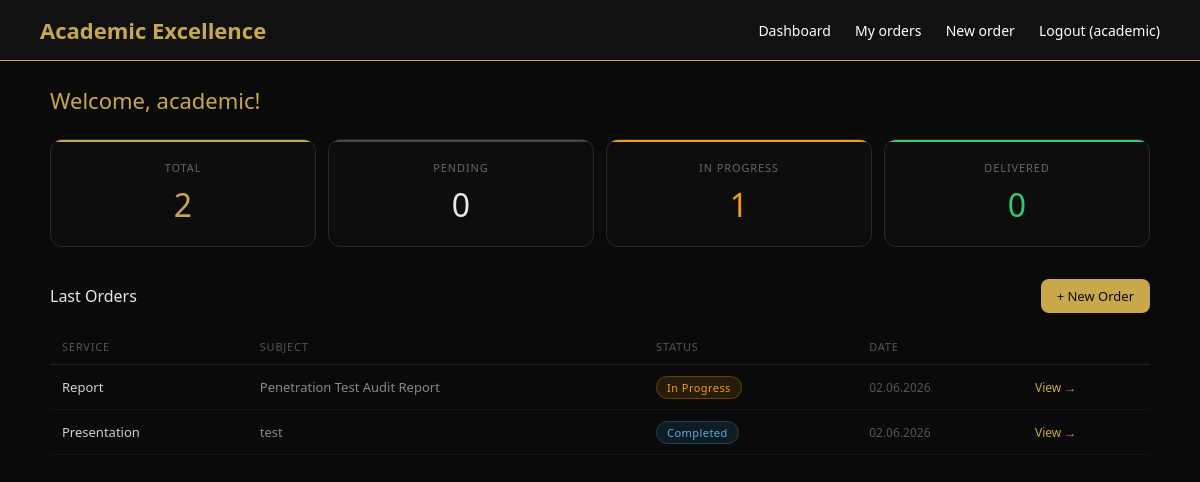
The page /dashboard/ (signed in) on the database its author committed.
### orders/models.py (models this page shows, shortened)
class Order(models.Model):
    STATUS_CHOICES = [
        ('pending', 'Pending'),
        ('in_progress', 'In progress'),
        ('completed', 'Completed'),
        ('delivered', 'Delivered'),
    ]
    SERVICE_CHOICES = [
        ('presentation', 'Presentation'),
        ('essay', 'Essay'),
        ('report', 'Report'),
        ('poster', 'Poster'),
    ]
    DELIVERY_CHOICES = [
        ('standard', 'Standard'),
    ]
    PRICES = {
        ('presentation', 'standard'): 300,
        ('essay', 'standard'): 200,
        ('report', 'standard'): 350,
        ('poster', 'standard'): 150,
    }
    user = models.ForeignKey(User, on_delete=models.CASCADE)
    service = models.CharField(max_length=50, choices=SERVICE_CHOICES)
    topic = models.CharField(max_length=200)
    deadline = models.DateTimeField()
    delivery_type = models.CharField(max_length=20, default='standard')
    slides = models.IntegerField(default=0)
    price = models.DecimalField(max_digits=10, decimal_places=2, default=0)
    status = models.CharField(max_length=20, choices=STATUS_CHOICES, default='pending')
    notes = models.TextField(blank=True)
    created_at = models.DateTimeField(auto_now_add=True)
    is_paid = models.BooleanField(default=False)
    content_file = models.FileField(upload_to='orders/files/', blank=True, null=True)
    content_link = models.URLField(blank=True, null=True)
    content_note = models.TextField(blank=True)
    preview_image = models.ImageField(
        upload_to='orders/previews/',
        blank=True,
        null=True
    )

### orders/views.py (the view)
# urls.py: path('dashboard/', views.dashboard, name='dashboard'),
@login_required
def dashboard(request):
    orders = Order.objects.filter(user=request.user).order_by('-created_at')
    context = {
        'orders': orders[:5],
        'total': orders.count(),
        'pending': orders.filter(status='pending').count(),
        'in_progress': orders.filter(status='in_progress').count(),
        'completed': orders.filter(status='completed').count(),
        'delivered': orders.filter(status='delivered').count(),
    }
    return render(request, 'orders/dashboard.html', context)

### templates/orders/dashboard.html (shortened to what this page needs)
{% extends 'base.html' %}
{% block content %}
<div class="dash-wrap container">
    <p class="greeting">Welcome, {{ user.username }}!</p>
    <div class="stat-grid">
        <div class="stat-card gold">
            <p class="stat-label">Total</p>
            <p class="stat-value gold">{{ total }}</p>
        </div>
        <div class="stat-card neutral">
            <p class="stat-label">Pending</p>
            <p class="stat-value white">{{ pending }}</p>
        </div>
        <div class="stat-card amber">
            <p class="stat-label">In Progress</p>
            <p class="stat-value amber">{{ in_progress }}</p>
        </div>
        <div class="stat-card green">
            <p class="stat-label">Delivered</p>
            <p class="stat-value green">{{ delivered }}</p>
        </div>
    </div>
    <div class="table-header">
        <p class="table-title">Last Orders</p>
        <a href="/dashboard/orders/new/" class="btn-gold">+ New Order</a>
    </div>
    {% if orders %}
    <div class="table-wrap">
        <table>
            <thead>
                <tr>
                    <th>Service</th>
                    <th>Subject</th>
                    <th>Status</th>
                    <th>Date</th>
                    <th></th>
                </tr>
            </thead>
            <tbody>
                {% for order in orders %}
                <tr>
                    <td>{{ order.get_service_display }}</td>
                    <td class="topic-text">{{ order.topic }}</td>
                    <td>
                        {% if order.status == 'pending' %}
                        <span class="badge pending">Pending</span>
                        {% elif order.status == 'in_progress' %}
                        <span class="badge in-progress">In Progress</span>
                        {% elif order.status == 'completed' %}
                        <span class="badge completed">Completed</span>
                        {% elif order.status == 'delivered' %}
                        <span class="badge delivered">Delivered</span>
                        {% endif %}
                    </td>
                    <td class="date-text">{{ order.created_at|date:"d.m.Y" }}</td>
                    <td><a href="/dashboard/orders/{{ order.pk }}/" class="view-link">View →</a></td>
                </tr>
                {% endfor %}
            </tbody>
        </table>
    </div>
    {% else %}
    <p style="color:#555; margin-bottom:1rem;">You don't have any orders yet.</p>
    <a href="/dashboard/orders/new/" class="btn-gold">Place Your First Order</a>
    {% endif %}
</div>
{% endblock %}

### templates/base.html (shortened to what this page needs)
<!DOCTYPE html>
<html lang="en">
<head>
</head>
<body>
    <nav>
        <a href="/" class="logo">Academic Excellence</a>
        <div class="nav-links">
            {% if user.is_authenticated %}
            <a href="/dashboard/">Dashboard</a>
            <a href="/dashboard/orders/">My orders</a>
            <a href="/dashboard/orders/new/">New order</a>
            <a href="/accounts/logout/">Logout ({{ user.username }})</a>
            {% else %}
            <a href="/accounts/login/">Sign in</a>
            <a href="/accounts/register/">Register</a>
            {% endif %}
        </div>
    </nav>
    {% block content %}{% endblock %}
</body>
</html>

### templates/base.html (style rules this page uses)
* { margin: 0; padding: 0; box-sizing: border-box; }
body { font-family: 'Segoe UI', sans-serif; background: #0a0a0a; color: #fff; }
nav { background: #111; padding: 15px 40px; display: flex; justify-content: space-between; align-items: center; border-bottom: 1px solid #c9a84c; }
nav .logo { color: #c9a84c; font-size: 22px; font-weight: bold; text-decoration: none; }
nav .nav-links a { color: #fff; text-decoration: none; margin-left: 20px; font-size: 14px; }
.container { max-width: 1100px; margin: 0 auto; padding: 40px 20px; }
.btn-gold { background: #c9a84c; color: #000; font-weight: bold; }

### templates/orders/dashboard.html (style rules this page uses)
.dash-wrap { padding: 1.5rem 0; }
.greeting { font-size: 22px; font-weight: 500; color: #c9a84c; margin-bottom: 1.5rem; }
.stat-grid { display: grid; grid-template-columns: repeat(4, minmax(0, 1fr)); gap: 12px; margin-bottom: 2rem; }
.stat-card { background: #0d0d0d; border: 0.5px solid #2a2a2a; border-radius: 12px; padding: 1.25rem; text-align: center; position: relative; overflow: hidden; }
.stat-card::before { content: ''; position: absolute; top: 0; left: 0; right: 0; height: 2px; }
.stat-card.gold::before { background: #c9a84c; }
.stat-card.neutral::before { background: #444; }
.stat-card.amber::before { background: #f39c12; }
.stat-card.green::before { background: #2ecc71; }
.stat-label { font-size: 11px; color: #666; letter-spacing: 0.08em; text-transform: uppercase; margin-bottom: 8px; }
.stat-value { font-size: 32px; font-weight: 500; }
.stat-value.gold { color: #c9a84c; }
.stat-value.white { color: #e8e8e8; }
.stat-value.amber { color: #f39c12; }
.stat-value.green { color: #2ecc71; }
.table-header { display: flex; justify-content: space-between; align-items: center; margin-bottom: 1rem; flex-wrap: wrap; gap: 10px; }
.table-title { font-size: 16px; font-weight: 500; color: #e8e8e8; }
.btn-gold { background: #c9a84c; color: #0a0a0a; border: none; border-radius: 8px; padding: 8px 16px; font-size: 13px; font-weight: 500; cursor: pointer; text-decoration: none; display: inline-flex; align-items: center; gap: 6px; white-space: nowrap; }
.table-wrap { overflow-x: auto; -webkit-overflow-scrolling: touch; }
table { width: 100%; border-collapse: collapse; min-width: 500px; }
thead tr { border-bottom: 0.5px solid #222; }
th { padding: 10px 12px; text-align: left; font-size: 11px; color: #555; font-weight: 400; letter-spacing: 0.07em; text-transform: uppercase; }
tbody tr { border-bottom: 0.5px solid #161616; transition: background 0.15s; }
td { padding: 13px 12px; font-size: 13px; color: #d0d0d0; }
.badge { padding: 3px 10px; border-radius: 20px; font-size: 11px; font-weight: 500; letter-spacing: 0.04em; white-space: nowrap; }
.badge.in-progress { background: rgba(243, 156, 18, 0.12); color: #f39c12; border: 0.5px solid rgba(243, 156, 18, 0.3); }
.badge.completed { background: rgba(52, 152, 219, 0.12); color: #5dade2; border: 0.5px solid rgba(52, 152, 219, 0.3); }
.view-link { color: #c9a84c; font-size: 12px; text-decoration: none; white-space: nowrap; }
.topic-text { color: #888; }
.date-text { color: #555; font-size: 12px; }

### rows shown on the page
Order: service "Report", topic "Penetration Test Audit Report", status "In Progress", created_at "02.06.2026"
Order: service "Presentation", topic "test", status "Completed", created_at "02.06.2026"

### other values the page prints
{{ user.username }} "academic"
{{ total }} "2"
{{ pending }} "0"
{{ in_progress }} "1"
{{ delivered }} "0"
